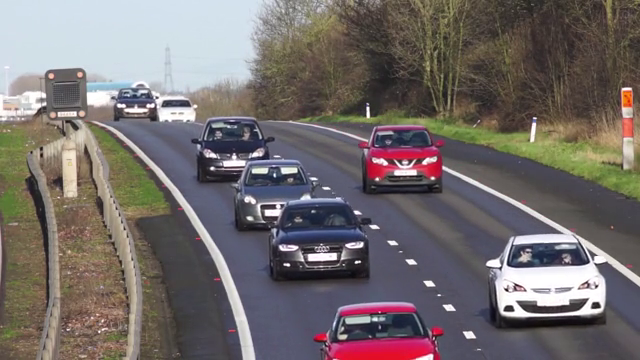
#> input picture frame 37 of 29/input/cars.mp4, 640 x 360 px, given in place of the camera
$ jupyter execute 'Skin Detection.ipynb'
#> lines starting #> are read from the running program, lines starting #| are printed output that depends on the picture; after the words box and inside, x2 and y2 are one past the last pixel; in counts of white or black regions, pixels touching at a corner belong together
[cell 1]
# import the necessary packages
import imutils
import numpy as np
import argparse
import cv2
# construct the argument parse and parse the arguments
ap = argparse.ArgumentParser()
#ap.add_argument("-v", "--video",help = "path to the (optional) video file")
#args = vars(ap.parse_args())
# define the upper and lower boundaries of the HSV pixel
# intensities to be considered 'skin'
lower = np.array([0, 48, 80], dtype = "uint8")
upper = np.array([20, 255, 255], dtype = "uint8")

[cell 2]
# if a video path was not supplied, grab the reference
# to the gray
if True:
	camera = cv2.VideoCapture(0)
# otherwise, load the video
else:
	camera = cv2.VideoCapture([])

[cell 3]
# keep looping over the frames in the video
while True:
	# grab the current frame
	(grabbed, frame) = camera.read()
#> frame is the input picture: shape (360, 640, 3); mean B, G, R 108, 108.8, 115.8
	# if we are viewing a video and we did not grab a
	# frame, then we have reached the end of the video
	if not grabbed:
		break
	# resize the frame, convert it to the HSV color space,
	# and determine the HSV pixel intensities that fall into
	# the speicifed upper and lower boundaries
	frame = imutils.resize(frame, width = 400)
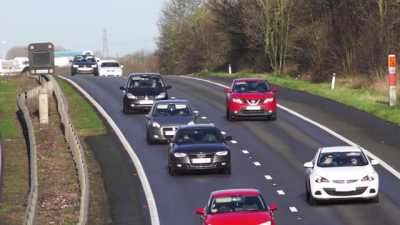
#> frame: shape (225, 400, 3); mean B, G, R 108, 108.8, 115.8
	converted = cv2.cvtColor(frame, cv2.COLOR_BGR2HSV)
#> converted: shape (225, 400, 3); mean H, S, V 75.1, 52.2, 123.3
	skinMask = cv2.inRange(converted, lower, upper)
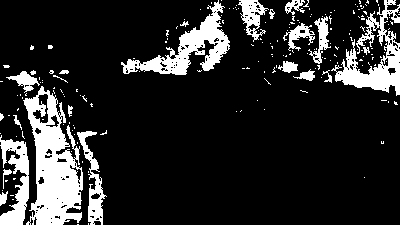
#> skinMask: shape (225, 400); 16.2% white; 192 white regions (168 under 20 px), largest, box (x1, y1, x2, y2) and area: (23, 86, 83, 225) 4605, (121, 0, 230, 75) 2438, (331, 0, 400, 96) 2354
	# apply a series of erosions and dilations to the mask
	# using an elliptical kernel
	kernel = cv2.getStructuringElement(cv2.MORPH_ELLIPSE, (1, 1))
	skinMask = cv2.erode(skinMask, kernel, iterations = 2)
	skinMask = cv2.dilate(skinMask, kernel, iterations = 2)
	# blur the mask to help remove noise, then apply the
	# mask to the frame
	skinMask = cv2.GaussianBlur(skinMask, (3, 3), 0)
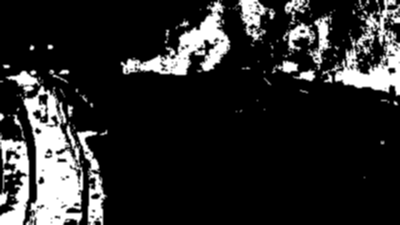
#> skinMask: shape (225, 400); min 0, max 255, mean 41.3
	skin = cv2.bitwise_and(frame, frame, mask = skinMask)
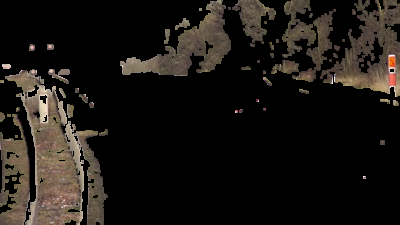
#> skin: shape (225, 400, 3); mean B, G, R 19.6, 23.4, 27.2
	# show the skin in the image along with the mask
	cv2.imshow("images", np.hstack([frame, skin]))
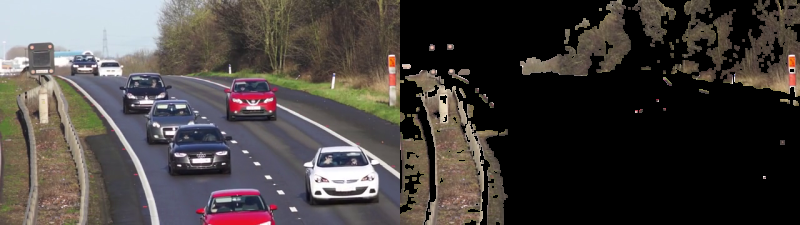
#> window 'images': shape (225, 800, 3); mean B, G, R 63.8, 66.1, 71.5
	# if the 'q' key is pressed, stop the loop
	if cv2.waitKey(1) & 0xFF == ord("q"):
#> (key q is pressed here)
		break
# cleanup the camera and close any open windows
camera.release()
cv2.destroyAllWindows()

$ run again, starting later in the video
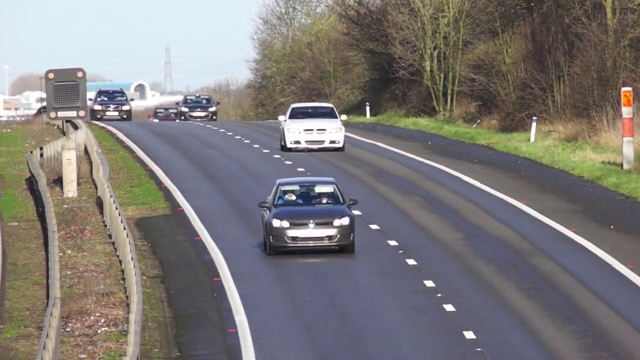
#> input picture frame 169 of 29/input/cars.mp4, 640 x 360 px, given in place of the camera
#> frame is the input picture: shape (360, 640, 3); mean B, G, R 120.8, 122.1, 125.7
#> frame: shape (225, 400, 3)
#> converted: shape (225, 400, 3); mean H, S, V 74.6, 46.1, 134.7
#> `skinMask = cv2.inRange(converted, lower, upper)`:
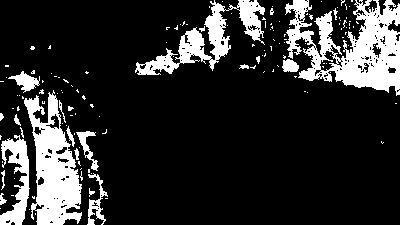
#> skinMask: shape (225, 400); 17.8% white; 142 white regions (122 under 20 px), largest, box (x1, y1, x2, y2) and area: (285, 0, 400, 96) 5741, (24, 90, 82, 225) 4146, (135, 0, 265, 75) 2768
#> `cv2.imshow("images", np.hstack([frame, skin]))`:
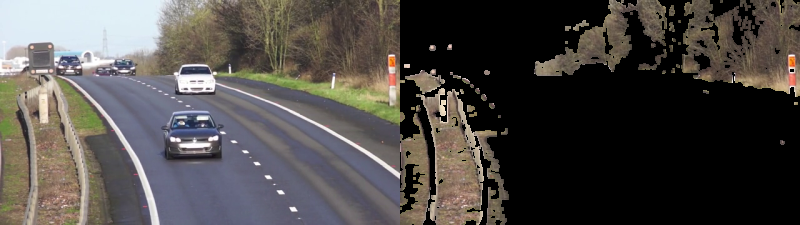
#> window 'images': shape (225, 800, 3); mean B, G, R 71.5, 74.3, 78.1

$ run again, starting later in the video
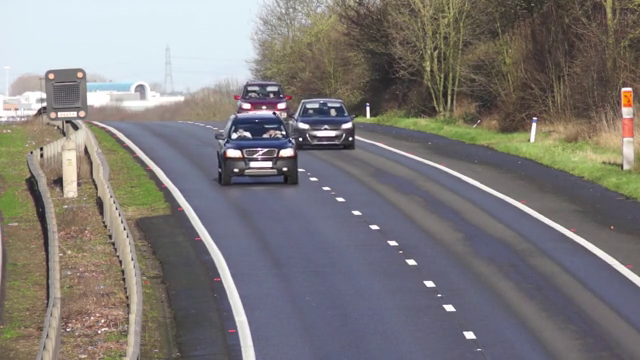
#> input picture frame 301 of 29/input/cars.mp4, 640 x 360 px, given in place of the camera
#> frame is the input picture: shape (360, 640, 3); mean B, G, R 121.5, 122.7, 126.3
#> frame: shape (225, 400, 3)
#> converted: shape (225, 400, 3); mean H, S, V 73.6, 46.5, 135.6
#> `skinMask = cv2.inRange(converted, lower, upper)`:
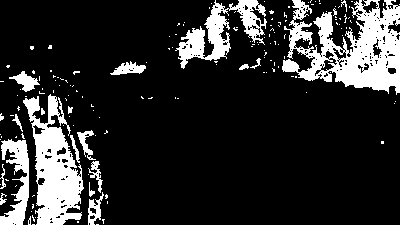
#> skinMask: shape (225, 400); 17.4% white; 165 white regions (145 under 20 px), largest, box (x1, y1, x2, y2) and area: (282, 0, 400, 95) 5915, (23, 94, 84, 225) 4096, (175, 0, 267, 69) 2258
#> `cv2.imshow("images", np.hstack([frame, skin]))`:
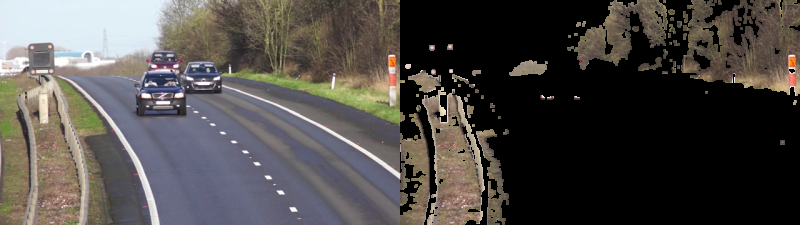
#> window 'images': shape (225, 800, 3); mean B, G, R 71.9, 74.7, 78.5
